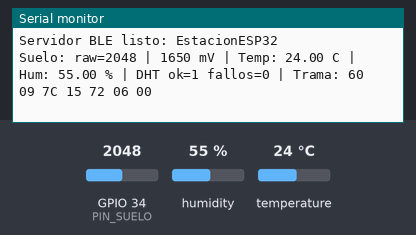
Recording of a sketch running on a simulated ESP32. Shown: the last lines printed to the serial monitor. Inputs (shaded band) come from the test bench; at power-on: humidity 55 %, GPIO 34 (PIN_SUELO) = 2048, temperature 24 °C (analog values on the 0–4095 scale). Nothing arrives over Bluetooth unless stated; a phone connects over Bluetooth LE 3 s after start.

Above: at 2.8 s.
2.9 s: humidity set to 22 %
At 4.8 s:
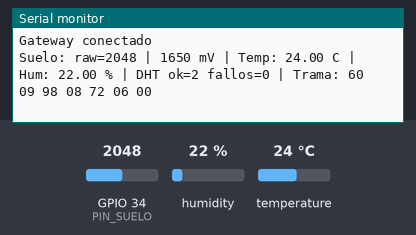
5.5 s: GPIO 34 (PIN_SUELO) set to 1960
At 6.7 s:
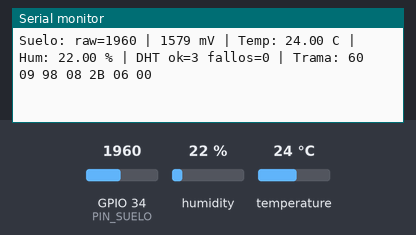
9.5 s: temperature set to 12 °C
At 10.5 s:
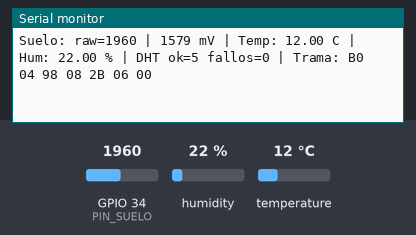
13.6 s: GPIO 34 (PIN_SUELO) set to 2047
At 15.5 s:
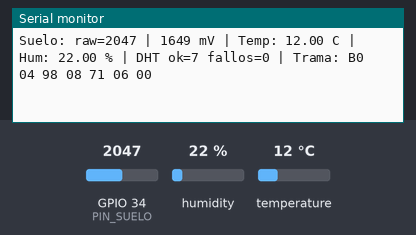
17.6 s: humidity set to 40 %
At 19.4 s:
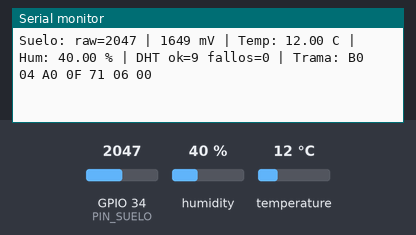
21.6 s: GPIO 34 (PIN_SUELO) set to 1228
At 23.2 s:
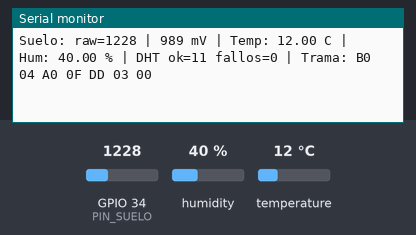

Measured:
- after the input at 2.9 s, the serial monitor: prints a new line after 1.2 s (image 1)
- after the input at 5.5 s, the serial monitor: prints a new line after 0.57 s (image 2)
- after the input at 9.5 s, the serial monitor: prints a new line after 0.59 s (image 3)
- after the input at 13.6 s, the serial monitor: prints a new line after 0.51 s (image 4)
- after the input at 17.6 s, the serial monitor: prints a new line after 0.53 s (image 5)
- after the input at 21.6 s, the serial monitor: prints a new line after 0.55 s (image 6)

The sketch:

rf1_ble.ino
```cpp
#include <DHT.h>
#include <NimBLEDevice.h>

#define SERVICE_UUID "7f3c1a10-5d2b-4e8a-9c41-2b6f0d3e8a01"
#define CHAR_UUID    "7f3c1a11-5d2b-4e8a-9c41-2b6f0d3e8a01"

// --- Pines ---
// El DHT22 necesita un GPIO bidireccional: NO puede ser 34-39 (solo entrada).
const int PIN_DHT   = 26;
// Salida analógica del sensor capacitivo. 34 pertenece a ADC1 (compatible con la radio).
const int PIN_SUELO = 34;

// --- Temporización y muestreo ---
const unsigned long PERIODO_MS = 2000;  // Periodo de envío (2 s para calibrar; luego se sube)
const int MUESTRAS_SUELO = 16;          // Promedio para reducir el ruido del ADC

DHT dht(PIN_DHT, DHT22);
NimBLECharacteristic *pChar;
bool conectado = false;

uint8_t trama[7];
float temp = NAN, hum = NAN;
unsigned long ultimaTrama = 0, ultimaLecturaDHT = 0;
unsigned long dhtOk = 0, dhtFallos = 0;  // Diagnóstico de fiabilidad del DHT22

class Callbacks : public NimBLEServerCallbacks {
  void onConnect(NimBLEServer *s, NimBLEConnInfo &info) override {
    conectado = true;
    Serial.println("Gateway conectado");
  }
  void onDisconnect(NimBLEServer *s, NimBLEConnInfo &info, int reason) override {
    conectado = false;
    Serial.println("Gateway desconectado");
    NimBLEDevice::startAdvertising();
  }
};

// Trama de 7 bytes (little-endian):
// [0-1] temp x100 (int16) | [2-3] hum x100 (uint16) | [4-5] suelo en mV (uint16) | [6] mov
// El campo de suelo lleva milivoltios (lectura calibrada de fábrica del ADC),
// no el valor crudo. La conversión a % se hace en el gateway con los mV de
// "seco" y "húmedo" medidos en la calibración. 0xFFFF queda reservado como "sin dato".
void armarTrama(float t, float h, uint16_t sueloMv, uint8_t mov) {
  int16_t  tt = (int16_t)lroundf(t * 100);
  uint16_t hh = (uint16_t)lroundf(h * 100);
  trama[0] = tt & 0xFF;      trama[1] = (tt >> 8) & 0xFF;
  trama[2] = hh & 0xFF;      trama[3] = (hh >> 8) & 0xFF;
  trama[4] = sueloMv & 0xFF; trama[5] = (sueloMv >> 8) & 0xFF;
  trama[6] = mov;
}

// Promedia varias lecturas del ADC: devuelve valor crudo (0-4095) y milivoltios.
void leerSuelo(uint16_t &raw, uint16_t &mv) {
  uint32_t acumRaw = 0, acumMv = 0;
  for (int i = 0; i < MUESTRAS_SUELO; i++) {
    acumRaw += analogRead(PIN_SUELO);
    acumMv  += analogReadMilliVolts(PIN_SUELO);
    delay(2);
  }
  raw = acumRaw / MUESTRAS_SUELO;
  mv  = acumMv  / MUESTRAS_SUELO;
}

void enviarTrama(uint16_t sueloRaw, uint16_t sueloMv) {
  // El suelo se reporta siempre por serie (útil para calibrar aunque falle el DHT22)
  Serial.printf("Suelo: raw=%u | %u mV", sueloRaw, sueloMv);

  if (isnan(temp) || isnan(hum)) {
    Serial.printf(" | DHT22 sin lectura valida (ok=%lu, fallos=%lu)\n", dhtOk, dhtFallos);
    return;
  }

  armarTrama(temp, hum, sueloMv, 0);  // mov = 0: este nodo no tiene PIR
  pChar->setValue(trama, 7);
  if (conectado) pChar->notify();

  Serial.print(" | Temp: "); Serial.print(temp);
  Serial.print(" C | Hum: "); Serial.print(hum);
  Serial.printf(" %% | DHT ok=%lu fallos=%lu | Trama: ", dhtOk, dhtFallos);
  for (int i = 0; i < 7; i++) Serial.printf("%02X ", trama[i]);
  Serial.println();
}

void setup() {
  Serial.begin(115200);
  Serial.println("Nodo ambiental: DHT22 + humedad de suelo (NimBLE)");

  dht.begin();
  analogReadResolution(12);
  analogSetPinAttenuation(PIN_SUELO, ADC_11db);  // Rango completo hasta ~3,3 V

  NimBLEDevice::init("EstacionESP32");
  NimBLEServer *server = NimBLEDevice::createServer();
  server->setCallbacks(new Callbacks());
  NimBLEService *servicio = server->createService(SERVICE_UUID);
  pChar = servicio->createCharacteristic(CHAR_UUID,
            NIMBLE_PROPERTY::READ | NIMBLE_PROPERTY::NOTIFY);
  servicio->start();
  Serial.println("Servidor BLE listo: EstacionESP32");

  NimBLEAdvertising *adv = NimBLEDevice::getAdvertising();
  adv->addServiceUUID(SERVICE_UUID);

  NimBLEAdvertisementData respuesta;
  respuesta.setName("EstacionESP32");
  adv->setScanResponseData(respuesta);
  adv->enableScanResponse(true);
  adv->start();
}

void loop() {
  unsigned long ahora = millis();

  // El DHT22 admite como máximo una lectura cada 2 s
  if (ahora - ultimaLecturaDHT >= 2000) {
    ultimaLecturaDHT = ahora;
    float t = dht.readTemperature(), h = dht.readHumidity();
    if (!isnan(t) && !isnan(h)) { temp = t; hum = h; dhtOk++; }
    else dhtFallos++;
  }

  if (ahora - ultimaTrama >= PERIODO_MS) {
    ultimaTrama = ahora;
    uint16_t raw, mv;
    leerSuelo(raw, mv);
    enviarTrama(raw, mv);
  }
  delay(20);
}
```
